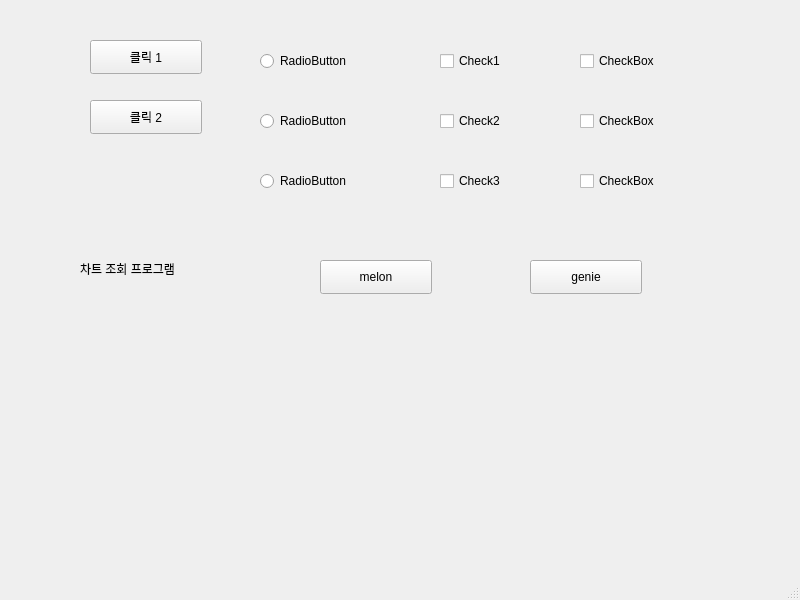
<?xml version="1.0" encoding="UTF-8"?>
<ui version="4.0">
 <class>MainWindow</class>
 <widget class="QMainWindow" name="MainWindow">
  <property name="geometry">
   <rect>
    <x>0</x>
    <y>0</y>
    <width>800</width>
    <height>600</height>
   </rect>
  </property>
  <property name="windowTitle">
   <string>MainWindow</string>
  </property>
  <widget class="QWidget" name="centralwidget">
   <widget class="QPushButton" name="pushButton_1">
    <property name="geometry">
     <rect>
      <x>90</x>
      <y>40</y>
      <width>112</width>
      <height>34</height>
     </rect>
    </property>
    <property name="text">
     <string>클릭 1</string>
    </property>
   </widget>
   <widget class="QPushButton" name="pushButton_2">
    <property name="geometry">
     <rect>
      <x>90</x>
      <y>100</y>
      <width>112</width>
      <height>34</height>
     </rect>
    </property>
    <property name="text">
     <string>클릭 2</string>
    </property>
   </widget>
   <widget class="QRadioButton" name="radioButton_1">
    <property name="geometry">
     <rect>
      <x>260</x>
      <y>50</y>
      <width>130</width>
      <height>22</height>
     </rect>
    </property>
    <property name="text">
     <string>RadioButton</string>
    </property>
   </widget>
   <widget class="QRadioButton" name="radioButton_2">
    <property name="geometry">
     <rect>
      <x>260</x>
      <y>110</y>
      <width>130</width>
      <height>22</height>
     </rect>
    </property>
    <property name="text">
     <string>RadioButton</string>
    </property>
   </widget>
   <widget class="QRadioButton" name="radioButton_3">
    <property name="geometry">
     <rect>
      <x>260</x>
      <y>170</y>
      <width>130</width>
      <height>22</height>
     </rect>
    </property>
    <property name="text">
     <string>RadioButton</string>
    </property>
   </widget>
   <widget class="QCheckBox" name="check1">
    <property name="geometry">
     <rect>
      <x>440</x>
      <y>50</y>
      <width>116</width>
      <height>22</height>
     </rect>
    </property>
    <property name="text">
     <string>Check1</string>
    </property>
   </widget>
   <widget class="QCheckBox" name="check2">
    <property name="geometry">
     <rect>
      <x>440</x>
      <y>110</y>
      <width>116</width>
      <height>22</height>
     </rect>
    </property>
    <property name="text">
     <string>Check2</string>
    </property>
   </widget>
   <widget class="QCheckBox" name="check3">
    <property name="geometry">
     <rect>
      <x>440</x>
      <y>170</y>
      <width>116</width>
      <height>22</height>
     </rect>
    </property>
    <property name="text">
     <string>Check3</string>
    </property>
   </widget>
   <widget class="QCheckBox" name="checkBox1">
    <property name="geometry">
     <rect>
      <x>580</x>
      <y>50</y>
      <width>116</width>
      <height>22</height>
     </rect>
    </property>
    <property name="text">
     <string>CheckBox</string>
    </property>
   </widget>
   <widget class="QCheckBox" name="checkBox2">
    <property name="geometry">
     <rect>
      <x>580</x>
      <y>110</y>
      <width>116</width>
      <height>22</height>
     </rect>
    </property>
    <property name="text">
     <string>CheckBox</string>
    </property>
   </widget>
   <widget class="QCheckBox" name="checkBox3">
    <property name="geometry">
     <rect>
      <x>580</x>
      <y>170</y>
      <width>116</width>
      <height>22</height>
     </rect>
    </property>
    <property name="text">
     <string>CheckBox</string>
    </property>
   </widget>
   <widget class="QLabel" name="label">
    <property name="geometry">
     <rect>
      <x>80</x>
      <y>260</y>
      <width>201</width>
      <height>18</height>
     </rect>
    </property>
    <property name="text">
     <string>차트 조회 프로그램</string>
    </property>
   </widget>
   <widget class="QPushButton" name="melonButton">
    <property name="geometry">
     <rect>
      <x>320</x>
      <y>260</y>
      <width>112</width>
      <height>34</height>
     </rect>
    </property>
    <property name="text">
     <string>melon</string>
    </property>
   </widget>
   <widget class="QPushButton" name="genieButton">
    <property name="geometry">
     <rect>
      <x>530</x>
      <y>260</y>
      <width>112</width>
      <height>34</height>
     </rect>
    </property>
    <property name="text">
     <string>genie</string>
    </property>
   </widget>
  </widget>
  <widget class="QMenuBar" name="menubar">
   <property name="geometry">
    <rect>
     <x>0</x>
     <y>0</y>
     <width>800</width>
     <height>31</height>
    </rect>
   </property>
  </widget>
  <widget class="QStatusBar" name="statusbar"/>
 </widget>
 <resources/>
 <connections/>
</ui>
